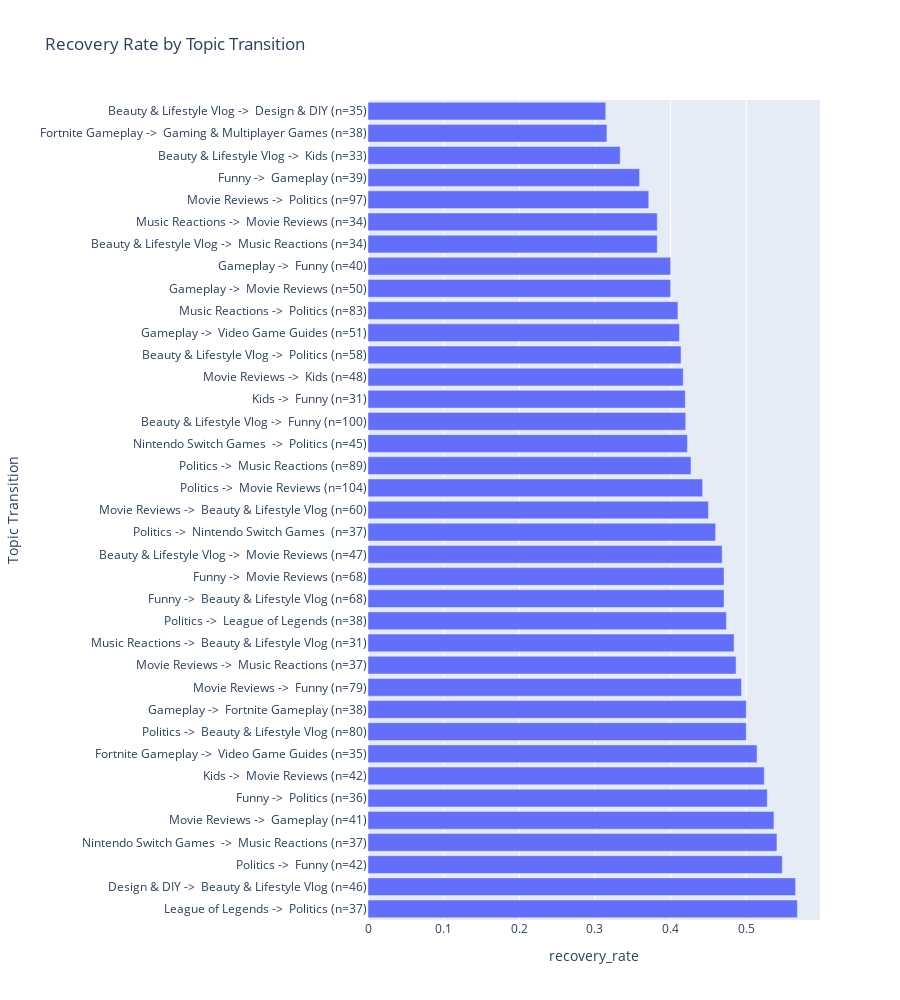

Notebook cell for this chart:
### Code cell
import plotly.express as px

fig = px.bar(
    sorted_transitions,
    x='recovery_rate',
    y=sorted_transitions.apply(lambda row: f"{row['Topic_Before']} -> {row['Topic_After']} (n={row['count']})", axis=1),
    orientation='h',
    title='Recovery Rate by Topic Transition',
    labels={'x': 'Recovery Rate', 'y': 'Topic Transition'},
    hover_data=['count']
)
fig.update_layout(height=1000) 
fig.show()

### Figure 1 — Plotly figure (JSON) as saved in the notebook; plotly's stock layout.template omitted (floating-point values rounded to 4 significant figures)
{"data": [{"alignmentgroup": "True", "customdata": [[37], [46], [42], [37], [41], [36], [42], [35], [80], [38], [79], [37], [31], [38], [68], [68], [47], [37], [60], [104], [89], [45], [100], [31], [48], [58], [51], [83], [50], [40], [34], [34], [97], [39], [33], [38], [35]], "hovertemplate": "recovery_rate=%{x}<br>Topic Transition=%{y}<br>count=%{customdata[0]}<extra></extra>", "legendgroup": "", "marker": {"color": "#636efa", "pattern": {"shape": ""}}, "name": "", "offsetgroup": "", "orientation": "h", "showlegend": false, "textposition": "auto", "type": "bar", "x": [0.5676, 0.5652, 0.5476, 0.5405, 0.5366, 0.5278, 0.5238, 0.5143, 0.5, 0.5, 0.4937, 0.4865, 0.4839, 0.4737, 0.4706, 0.4706, 0.4681, 0.4595, 0.45, 0.4423, 0.427, 0.4222, 0.42, 0.4194, 0.4167, 0.4138, 0.4118, 0.4096, 0.4, 0.4, 0.3824, 0.3824, 0.3711, 0.359, 0.3333, 0.3158, 0.3143], "xaxis": "x", "y": [" League of Legends ->  Politics (n=37)", " Design & DIY ->  Beauty & Lifestyle Vlog (n=46)", " Politics ->  Funny (n=42)", " Nintendo Switch Games  ->  Music Reactions (n=37)", " Movie Reviews ->  Gameplay (n=41)", " Funny ->  Politics (n=36)", " Kids ->  Movie Reviews (n=42)", " Fortnite Gameplay ->  Video Game Guides (n=35)", " Politics ->  Beauty & Lifestyle Vlog (n=80)", " Gameplay ->  Fortnite Gameplay (n=38)", " Movie Reviews ->  Funny (n=79)", " Movie Reviews ->  Music Reactions (n=37)", " Music Reactions ->  Beauty & Lifestyle Vlog (n=31)", " Politics ->  League of Legends (n=38)", " Funny ->  Beauty & Lifestyle Vlog (n=68)", " Funny ->  Movie Reviews (n=68)", " Beauty & Lifestyle Vlog ->  Movie Reviews (n=47)", " Politics ->  Nintendo Switch Games  (n=37)", " Movie Reviews ->  Beauty & Lifestyle Vlog (n=60)", " Politics ->  Movie Reviews (n=104)", " Politics ->  Music Reactions (n=89)", " Nintendo Switch Games  ->  Politics (n=45)", " Beauty & Lifestyle Vlog ->  Funny (n=100)", " Kids ->  Funny (n=31)", " Movie Reviews ->  Kids (n=48)", " Beauty & Lifestyle Vlog ->  Politics (n=58)", " Gameplay ->  Video Game Guides (n=51)", " Music Reactions ->  Politics (n=83)", " Gameplay ->  Movie Reviews (n=50)", " Gameplay ->  Funny (n=40)", " Beauty & Lifestyle Vlog ->  Music Reactions (n=34)", " Music Reactions ->  Movie Reviews (n=34)", " Movie Reviews ->  Politics (n=97)", " Funny ->  Gameplay (n=39)", " Beauty & Lifestyle Vlog ->  Kids (n=33)", " Fortnite Gameplay ->  Gaming & Multiplayer Games (n=38)", " Beauty & Lifestyle Vlog ->  Design & DIY (n=35)"], "yaxis": "y"}], "layout": {"barmode": "relative", "height": 1000, "legend": {"tracegroupgap": 0}, "title": {"text": "Recovery Rate by Topic Transition"}, "xaxis": {"anchor": "y", "domain": [0, 1], "title": {"text": "recovery_rate"}}, "yaxis": {"anchor": "x", "domain": [0, 1], "title": {"text": "Topic Transition"}}}}
